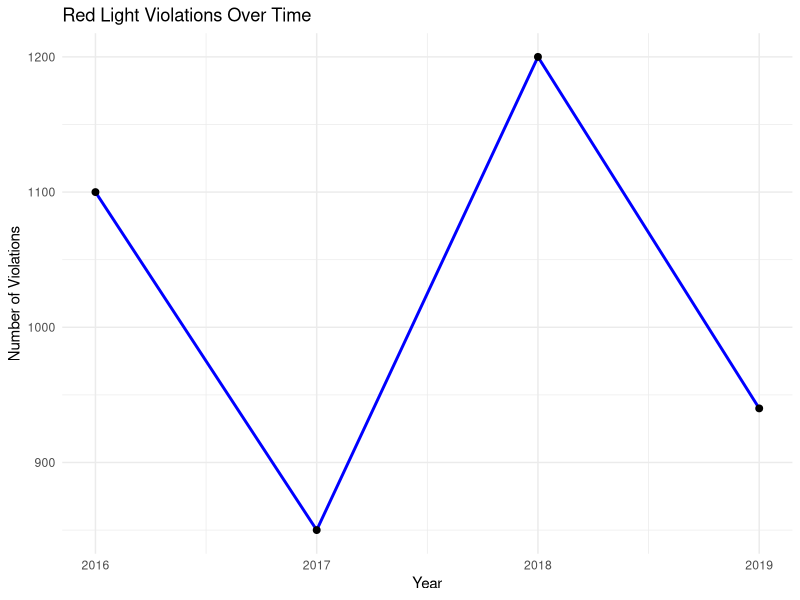

Write the R code that produced this figure.
## ---- chunk 1
#| include: false
#| warning: false
#| message: false

library(tidyverse)
## ---- chunk 2
#| echo: false

rlc_data <- data.frame(
  location = c("Dundas St W & Bathurst St", "Yonge St & Finch Ave", "King St W & Spadina Ave", "Bloor St W & Keele St"),
  intersection = c("Dundas/Bathurst", "Yonge/Finch", "King/Spadina", "Bloor/Keele"),
  year_installed = c(2018, 2017, 2019, 2016),
  violations = c(1200, 850, 940, 1100),
  latitude = c(43.6532, 43.7836, 43.6446, 43.6567),
  longitude = c(-79.4000, -79.4163, -79.3960, -79.4664)
)

knitr::kable(rlc_data, caption = "Summary of Red Light Camera Data")
## ---- chunk 3
#| label: fig-violations-trend
#| fig-cap: Trend in red light violations over time at RLC intersections
#| echo: false

violation_data <- data.frame(
  year = c(2016, 2017, 2018, 2019),
  violations = c(1100, 850, 1200, 940)
)

ggplot(violation_data, aes(x = year, y = violations)) +
  geom_line(color = "blue", size = 1) +
  geom_point(size = 2) +
  theme_minimal() +
  labs(title = "Red Light Violations Over Time",
       x = "Year",
       y = "Number of Violations")
